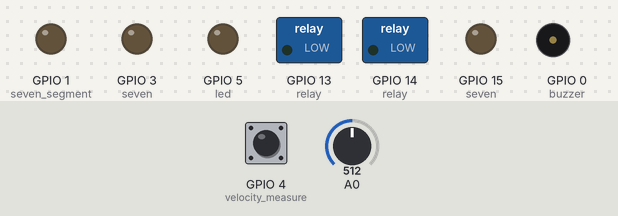
Bench run of a sketch on a simulated ESP8266 (NodeMCU). Parts: switched loads named in the sketch (green lamp = pin HIGH), output pins drawn as LEDs (lit = HIGH), buzzer (waves = sounding, pin HIGH). The inputs (shaded band) are chosen by the test bench; at power-on: GPIO 4 (velocity_measure) HIGH, A0 = 512. WiFi joins after 1.5 s; servers stay silent unless stated; what the sketch prints to the serial monitor is not drawn.

Above: at 0.0 s.
At 3.7 s:
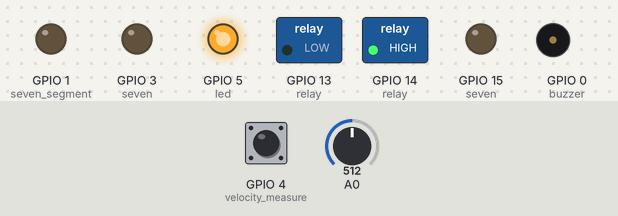
3.8 s: GPIO 4 (velocity_measure) driven LOW
5.3 s: GPIO 4 (velocity_measure) driven HIGH
At 7.5 s:
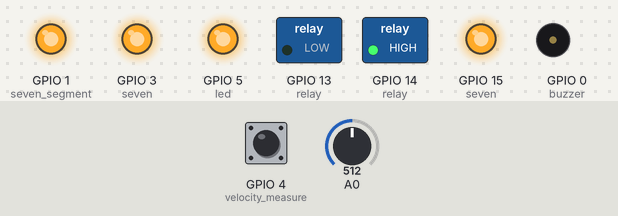
8.3 s: GPIO 4 (velocity_measure) pulsed LOW 2 times (0.12 s each, 0.3 s apart)
Timing chart, 0 to 11.3 s (numbered marks = the images above; inputs shaded):
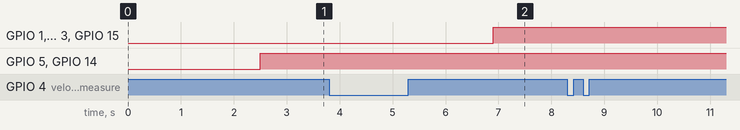

The sketch:

bike_unit.ino
```cpp
/* we want to connect rf receiver
 *                       buzzer gio 4 means d2
 *                       led for power on gpio 5 d1
 *                       velocity measure gpio 0 d3
 *                       rf receiver at 12 pin
 *                       seven segment 5 ppin are gpio1,3,15,
 *                       motor 13,14
 *
 *  */
#include <ESP8266WiFi.h>

/*Put your SSID & Password*/
const char* ssid = "redmi";    // Enter SSID here
const char* password = "00000000";  //Enter Password here

const char* server = "api.thingspeak.com";

/* Set GET link with channel ID */
const char* _getLink1 = "https://api.thingspeak.com/apps/thinghttp/send_request?api_key=LGT2IWK6I3Y92VZU";
const char* _getLink2 = "https://https://api.thingspeak.com/apps/thinghttp/send_request?api_key=K74BONN0L8GJZWSD";

WiFiClient client;


 int receiver;
 int count=0;
int i=0,val;
float speed=0;

 void setup() {
pinMode(1,OUTPUT);//seven segment
   pinMode(3,OUTPUT);//seven
   pinMode(15,OUTPUT);//seven
   pinMode(13,OUTPUT);//relay
   pinMode(12,INPUT);//rf receiver
   pinMode(14,OUTPUT);//relay
   pinMode(0,OUTPUT);//buzzer
   pinMode(5,OUTPUT);//led
  pinMode(4,INPUT);//velocity measure


  Serial.begin(115200);
delay(1000);

  Serial.println("Connecting to ");
  Serial.println(ssid);

  //connect to your local wi-fi network
  WiFi.begin(ssid, password);

  //check wi-fi is connected to wi-fi network
  while (WiFi.status() != WL_CONNECTED) {
  delay(500);
  Serial.print(".");
  }

  Serial.println("");
  Serial.println("WiFi connected");


}

void loop() {
  receiver=analogRead(A0);
  if(receiver>500)
  {
    digitalWrite(14,HIGH);
    digitalWrite(5,HIGH);
}


//speed measuring
val=digitalRead(4);
  Serial.print(val);
  Serial.print("'");
  while(val==1)
  {
    Serial.print("'");
    delay(100);
    val=digitalRead(4);
    delay(100);

  }


 if (val==0)

  {
    Serial.print("0");
    digitalWrite(2, LOW);

    val=digitalRead(4);
    if(val==1)
    {
      //Serial.print("entered");
    while(val==1)
    {
      Serial.print(".");
      count=count+1;
      val=digitalRead(4);
      delay(100);
    }

    }
  }


 Serial.print("countis =");
  Serial.print(count);
  delay(3000);


  if(count>200)
  {
//seven segment will show value 1 else 7
digitalWrite(1,HIGH);
digitalWrite(3,HIGH);


    //calling mobile
     if (client.connect(server,80))     // "184.106.153.149" or api.thingspeak.com
  {
    String getStr1 = _getLink1;
   /* String getStr2 = _getLink2;

    client.print("GET "+getStr2+"\n");
    client.print("HTTP/1.1\n");
    client.print("Host: api.thingspeak.com\n");
    client.print("Connection: close\n\n\n");
    delay(5000);*/

    client.print("GET "+getStr1+"\n");
    client.print("HTTP/1.1\n");
    client.print("Host: api.thingspeak.com\n");
    client.print("Connection: close\n\n\n");
    delay(2000);

}


    }

else
{
  digitalWrite(1,HIGH);
  digitalWrite(3,HIGH);
  digitalWrite(15,HIGH);

}


  }
```

Measured:
- after the input at 3.8 s, every drawn part: stays the same
- after the input at 8.3 s, every drawn part: stays the same
